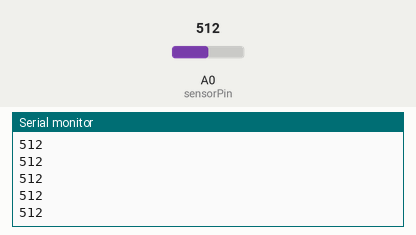
Recording of a sketch running on a simulated Arduino Uno, built with avr-gcc and run on an emulated ATmega328P. Parts: the last lines printed to the serial monitor. Inputs (shaded band) come from the test bench; at power-on: A0 (sensorPin) = 512.

Above: at 1.2 s.
1.3 s: A0 (sensorPin) set to 716
At 1.31 s:
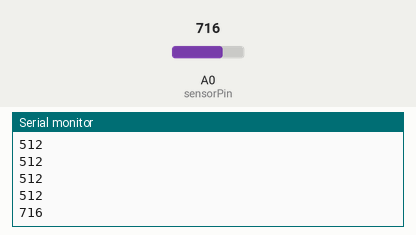
2.8 s: A0 (sensorPin) set to 900
At 2.81 s:
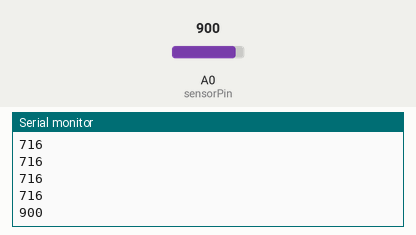
Timing chart, 0 to 5.8 s (numbered marks = the images above; inputs shaded):
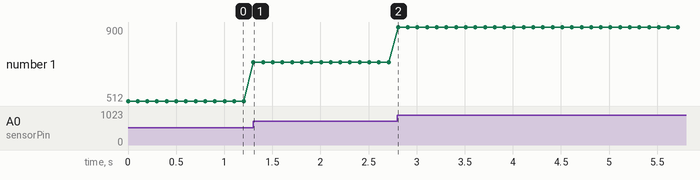

Measured:
- after the input at 1.3 s, the serial monitor: prints a new line at once (image 1)
- after the input at 2.8 s, the serial monitor: prints a new line at once (image 2)
- plotted number 1: 512 → 716 after the input at 1.3 s, 716 → 900 after the input at 2.8 s

The sketch:

AnalogPlotTest.ino
```cpp
/*
  Analog Plotting Test

  This file is meant to show the outputs of an analog or digital sensor

  Use this with the Arduino Plotting tool to see the output visually
*/

int sensorPin = A0;    // select the input pin you are using

void setup() {
	Serial.begin(9600); // initialize the serial connection
}

void loop() {
	Serial.println(analogRead(sensorPin)); //Output the sensor value
	delay(100); //delay 100 ms - you can make this shorter or longer for more detailed
				//readings, but values too low may not get consistent readings.
}
```
